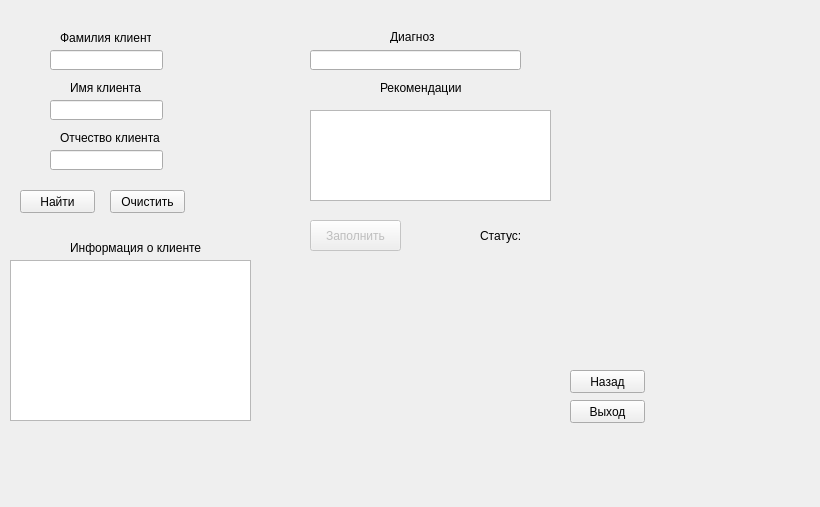
<?xml version="1.0" encoding="UTF-8"?>
<ui version="4.0">
 <class>doctor</class>
 <widget class="QWidget" name="doctor">
  <property name="enabled">
   <bool>true</bool>
  </property>
  <property name="geometry">
   <rect>
    <x>0</x>
    <y>0</y>
    <width>820</width>
    <height>507</height>
   </rect>
  </property>
  <property name="windowTitle">
   <string>Form</string>
  </property>
  <widget class="QPushButton" name="pushButton_Insert">
   <property name="enabled">
    <bool>false</bool>
   </property>
   <property name="geometry">
    <rect>
     <x>310</x>
     <y>220</y>
     <width>91</width>
     <height>31</height>
    </rect>
   </property>
   <property name="text">
    <string>Заполнить</string>
   </property>
  </widget>
  <widget class="QLabel" name="label">
   <property name="geometry">
    <rect>
     <x>380</x>
     <y>80</y>
     <width>91</width>
     <height>16</height>
    </rect>
   </property>
   <property name="text">
    <string>Рекомендации</string>
   </property>
  </widget>
  <widget class="QTextEdit" name="txtReccomendation">
   <property name="geometry">
    <rect>
     <x>310</x>
     <y>110</y>
     <width>241</width>
     <height>91</height>
    </rect>
   </property>
  </widget>
  <widget class="QLabel" name="label_2">
   <property name="geometry">
    <rect>
     <x>60</x>
     <y>30</y>
     <width>91</width>
     <height>16</height>
    </rect>
   </property>
   <property name="text">
    <string>Фамилия клиента</string>
   </property>
  </widget>
  <widget class="QLineEdit" name="ln_Last_Name">
   <property name="geometry">
    <rect>
     <x>50</x>
     <y>50</y>
     <width>113</width>
     <height>20</height>
    </rect>
   </property>
  </widget>
  <widget class="QLabel" name="label_3">
   <property name="geometry">
    <rect>
     <x>70</x>
     <y>80</y>
     <width>91</width>
     <height>16</height>
    </rect>
   </property>
   <property name="text">
    <string>Имя клиента</string>
   </property>
  </widget>
  <widget class="QLineEdit" name="ln_Name">
   <property name="geometry">
    <rect>
     <x>50</x>
     <y>100</y>
     <width>113</width>
     <height>20</height>
    </rect>
   </property>
  </widget>
  <widget class="QPushButton" name="pushButton_2">
   <property name="geometry">
    <rect>
     <x>20</x>
     <y>190</y>
     <width>75</width>
     <height>23</height>
    </rect>
   </property>
   <property name="text">
    <string>Найти</string>
   </property>
  </widget>
  <widget class="QLabel" name="lbl_status">
   <property name="geometry">
    <rect>
     <x>70</x>
     <y>240</y>
     <width>181</width>
     <height>16</height>
    </rect>
   </property>
   <property name="text">
    <string>Информация о клиенте</string>
   </property>
  </widget>
  <widget class="QLabel" name="label_4">
   <property name="geometry">
    <rect>
     <x>390</x>
     <y>30</y>
     <width>47</width>
     <height>13</height>
    </rect>
   </property>
   <property name="text">
    <string>Диагноз</string>
   </property>
  </widget>
  <widget class="QLineEdit" name="lineDiagn">
   <property name="geometry">
    <rect>
     <x>310</x>
     <y>50</y>
     <width>211</width>
     <height>20</height>
    </rect>
   </property>
  </widget>
  <widget class="QLabel" name="lbl_Insert">
   <property name="geometry">
    <rect>
     <x>480</x>
     <y>220</y>
     <width>291</width>
     <height>31</height>
    </rect>
   </property>
   <property name="text">
    <string>Статус:</string>
   </property>
  </widget>
  <widget class="QPushButton" name="pushButton">
   <property name="geometry">
    <rect>
     <x>570</x>
     <y>400</y>
     <width>75</width>
     <height>23</height>
    </rect>
   </property>
   <property name="text">
    <string>Выход</string>
   </property>
  </widget>
  <widget class="QPushButton" name="pushButton_back">
   <property name="geometry">
    <rect>
     <x>570</x>
     <y>370</y>
     <width>75</width>
     <height>23</height>
    </rect>
   </property>
   <property name="text">
    <string>Назад</string>
   </property>
  </widget>
  <widget class="QPushButton" name="pushButton_clear">
   <property name="geometry">
    <rect>
     <x>110</x>
     <y>190</y>
     <width>75</width>
     <height>23</height>
    </rect>
   </property>
   <property name="text">
    <string>Очистить</string>
   </property>
  </widget>
  <widget class="QTextEdit" name="textEdit">
   <property name="geometry">
    <rect>
     <x>10</x>
     <y>260</y>
     <width>241</width>
     <height>161</height>
    </rect>
   </property>
  </widget>
  <widget class="QLineEdit" name="line_middle_name">
   <property name="geometry">
    <rect>
     <x>50</x>
     <y>150</y>
     <width>113</width>
     <height>20</height>
    </rect>
   </property>
  </widget>
  <widget class="QLabel" name="label_5">
   <property name="geometry">
    <rect>
     <x>60</x>
     <y>130</y>
     <width>111</width>
     <height>16</height>
    </rect>
   </property>
   <property name="text">
    <string>Отчество клиента</string>
   </property>
  </widget>
 </widget>
 <resources/>
 <connections/>
</ui>
